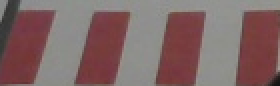
#> input picture color masks tests/LineaRoja.png, 140 x 43 px (shown 2 times larger)
$ python colorpicker.py
#> lines starting #> are read from the running program, lines starting #| are printed output that depends on the picture
import cv2
import numpy as np
import matplotlib.pyplot as plt
from matplotlib import cm
from matplotlib import colors
from mpl_toolkits.mplot3d import axes3d, Axes3D
import matplotlib.patches as mpatches

import copy
def color_picker():
            frame = cv2.imread('LineaRoja.png')
#> frame is the input picture: shape (43, 140, 3); mean B, G, R 101.9, 102.2, 128
            frameRojo = cv2.cvtColor(frame, cv2.COLOR_BGR2RGB)
            plt.imshow(frame)
            plt.show()
            pixel_colors = frameRojo.reshape((np.shape(frameRojo)[0]*np.shape(frameRojo)[1], 3))
            norm = colors.Normalize(vmin=-1.,vmax=1.)
            norm.autoscale(pixel_colors)
            pixel_colors = norm(pixel_colors).tolist()
#> pixel_colors = 6020 items, first 6: [0.799, 0.812, 0.805], [0.805, 0.819, 0.812], [0.772, 0.772, 0.772], [0.732, 0.732, 0.732], [0.322, 0.322, 0.322], [0.295, 0.295, 0.295]
            hsv = cv2.cvtColor(frame, cv2.COLOR_BGR2HLS) #hsv = cv2.cvtColor(frame, cv2.COLOR_BGR2HSV)
#> hsv: shape (43, 140, 3); mean of channels 0, 1, 2 78.3, 114.5, 39.4
            h, s, v = cv2.split(hsv)
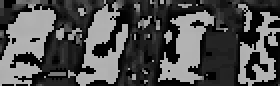
#> h: shape (43, 140) (shown 2 times larger); min 0, max 180, mean 78.3
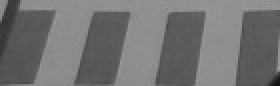
#> s: shape (43, 140) (shown 2 times larger); min 20, max 158, mean 114.5
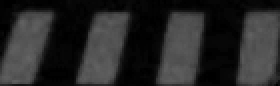
#> v: shape (43, 140) (shown 2 times larger); min 0, max 100, mean 39.4
            fig = plt.figure()
            axis = fig.add_subplot(1, 1, 1, projection="3d")
            axis.scatter(h.flatten(), s.flatten(), v.flatten(), facecolors=pixel_colors, marker=".")
            axis.set_xlabel("Hue")
            axis.set_ylabel("Luminescese") #Saturation
            axis.set_zlabel("Saturation") #Value
            plt.show()
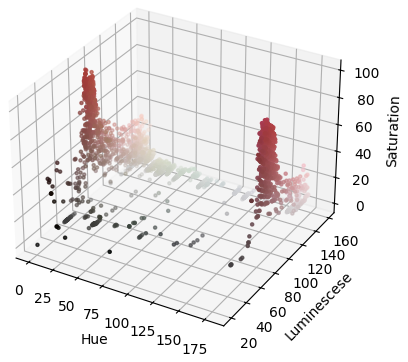
#> figure drawn by matplotlib, 1 panel


def _detectarLineaVerde(frame):
            #Corto el frame
            # frame = self.frameProcesado
            # frame = frameOriginal[320:480,0:640] #
            # cv2.imshow('FrameOriginalRecortado', frame)
            #Defino parametros HSV para detectar color verde
            lower_green = np.array([50, 80, 20])
            upper_green = np.array([75, 120, 60])

            #Aplico filtro de color con los parametros ya definidos
            frame = cv2.GaussianBlur(frame, (3, 3), 0)
            hls_green = cv2.cvtColor(frame, cv2.COLOR_BGR2HLS)
            mask_green = cv2.inRange(hls_green, lower_green, upper_green)
            # [7 lines of commented-out code are left out]
            cv2.imshow('FiltroVerde', mask_green)


if __name__ == "__main__":
    color_picker()
    # [13 lines of commented-out code are left out]
